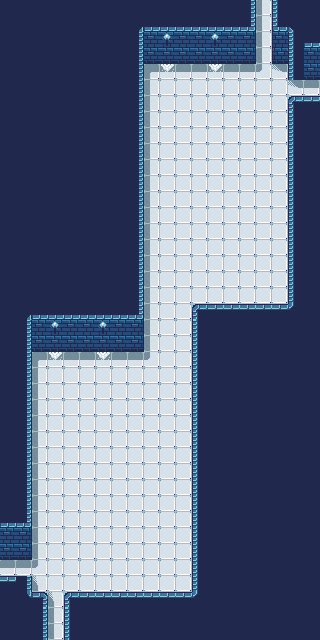

This is a level from a 2D game, rendered from its Tiled map with the project's own tilesets. A one-line summary and the map file follow, with tile-layer data summarised:
An orthogonal 20x40 tile map with 16x16 px tiles, 2 tile layers (prototype, base) and 76 objects (36x spikes_retracted, 36x spikes_activated, south_exit, north_exit, east_exit, ...).

<map version="1.10" tiledversion="1.10.2" orientation="orthogonal" renderorder="right-down" width="20" height="40" tilewidth="16" tileheight="16" infinite="0" nextlayerid="17" nextobjectid="157">
 <tileset firstgid="1" source="../FrostChill_tsx.tsx" />
 <layer id="1" name="prototype" width="20" height="40">
  <data>[800 cells, 800 non-empty, 4 distinct tile ids]</data>
 </layer>
 <layer id="14" name="base" width="20" height="40">
  <data>[800 cells, 800 non-empty, 28 distinct tile ids]</data>
 </layer>
 <objectgroup id="15" name="objects_01">
  <object id="81" name="spikes_retracted" gid="93" x="224" y="96" width="16" height="16" />
  <object id="83" name="spikes_retracted" gid="93" x="240" y="96" width="16" height="16" />
  <object id="85" name="spikes_retracted" gid="93" x="256" y="96" width="16" height="16" />
  <object id="87" name="spikes_retracted" gid="93" x="224" y="112" width="16" height="16" />
  <object id="89" name="spikes_retracted" gid="93" x="240" y="112" width="16" height="16" />
  <object id="91" name="spikes_retracted" gid="93" x="256" y="112" width="16" height="16" />
  <object id="93" name="spikes_retracted" gid="93" x="224" y="128" width="16" height="16" />
  <object id="95" name="spikes_retracted" gid="93" x="240" y="128" width="16" height="16" />
  <object id="97" name="spikes_retracted" gid="93" x="256" y="128" width="16" height="16" />
  <object id="99" name="spikes_retracted" gid="93" x="160" y="256" width="16" height="16" />
  <object id="101" name="spikes_retracted" gid="93" x="176" y="256" width="16" height="16" />
  <object id="103" name="spikes_retracted" gid="93" x="192" y="256" width="16" height="16" />
  <object id="105" name="spikes_retracted" gid="93" x="160" y="272" width="16" height="16" />
  <object id="107" name="spikes_retracted" gid="93" x="176" y="272" width="16" height="16" />
  <object id="109" name="spikes_retracted" gid="93" x="192" y="272" width="16" height="16" />
  <object id="111" name="spikes_retracted" gid="93" x="160" y="288" width="16" height="16" />
  <object id="113" name="spikes_retracted" gid="93" x="176" y="288" width="16" height="16" />
  <object id="115" name="spikes_retracted" gid="93" x="192" y="288" width="16" height="16" />
  <object id="117" name="spikes_retracted" gid="93" x="128" y="384" width="16" height="16" />
  <object id="119" name="spikes_retracted" gid="93" x="144" y="384" width="16" height="16" />
  <object id="121" name="spikes_retracted" gid="93" x="160" y="384" width="16" height="16" />
  <object id="123" name="spikes_retracted" gid="93" x="128" y="400" width="16" height="16" />
  <object id="125" name="spikes_retracted" gid="93" x="144" y="400" width="16" height="16" />
  <object id="127" name="spikes_retracted" gid="93" x="160" y="400" width="16" height="16" />
  <object id="129" name="spikes_retracted" gid="93" x="128" y="416" width="16" height="16" />
  <object id="131" name="spikes_retracted" gid="93" x="144" y="416" width="16" height="16" />
  <object id="133" name="spikes_retracted" gid="93" x="160" y="416" width="16" height="16" />
  <object id="135" name="spikes_retracted" gid="93" x="48" y="528" width="16" height="16" />
  <object id="137" name="spikes_retracted" gid="93" x="64" y="528" width="16" height="16" />
  <object id="139" name="spikes_retracted" gid="93" x="80" y="528" width="16" height="16" />
  <object id="141" name="spikes_retracted" gid="93" x="48" y="544" width="16" height="16" />
  <object id="143" name="spikes_retracted" gid="93" x="64" y="544" width="16" height="16" />
  <object id="145" name="spikes_retracted" gid="93" x="80" y="544" width="16" height="16" />
  <object id="147" name="spikes_retracted" gid="93" x="48" y="560" width="16" height="16" />
  <object id="149" name="spikes_retracted" gid="93" x="64" y="560" width="16" height="16" />
  <object id="151" name="spikes_retracted" gid="93" x="80" y="560" width="16" height="16" />
  <object id="153" name="south_exit" x="56" y="639.273">
   <point />
  </object>
  <object id="154" name="north_exit" x="263.454" y="1.455">
   <point />
  </object>
  <object id="155" name="east_exit" x="319.091" y="88">
   <point />
  </object>
  <object id="156" name="west_exit" x="1.2727" y="568.182">
   <point />
  </object>
 </objectgroup>
 <objectgroup id="16" name="objects_02">
  <object id="82" name="spikes_activated" gid="77" x="224" y="96" width="16" height="16" />
  <object id="84" name="spikes_activated" gid="77" x="240" y="96" width="16" height="16" />
  <object id="86" name="spikes_activated" gid="77" x="256" y="96" width="16" height="16" />
  <object id="88" name="spikes_activated" gid="77" x="224" y="112" width="16" height="16" />
  <object id="90" name="spikes_activated" gid="77" x="240" y="112" width="16" height="16" />
  <object id="92" name="spikes_activated" gid="77" x="256" y="112" width="16" height="16" />
  <object id="94" name="spikes_activated" gid="77" x="224" y="128" width="16" height="16" />
  <object id="96" name="spikes_activated" gid="77" x="240" y="128" width="16" height="16" />
  <object id="98" name="spikes_activated" gid="77" x="256" y="128" width="16" height="16" />
  <object id="100" name="spikes_activated" gid="77" x="160" y="256" width="16" height="16" />
  <object id="102" name="spikes_activated" gid="77" x="176" y="256" width="16" height="16" />
  <object id="104" name="spikes_activated" gid="77" x="192" y="256" width="16" height="16" />
  <object id="106" name="spikes_activated" gid="77" x="160" y="272" width="16" height="16" />
  <object id="108" name="spikes_activated" gid="77" x="176" y="272" width="16" height="16" />
  <object id="110" name="spikes_activated" gid="77" x="192" y="272" width="16" height="16" />
  <object id="112" name="spikes_activated" gid="77" x="160" y="288" width="16" height="16" />
  <object id="114" name="spikes_activated" gid="77" x="176" y="288" width="16" height="16" />
  <object id="116" name="spikes_activated" gid="77" x="192" y="288" width="16" height="16" />
  <object id="118" name="spikes_activated" gid="77" x="128" y="384" width="16" height="16" />
  <object id="120" name="spikes_activated" gid="77" x="144" y="384" width="16" height="16" />
  <object id="122" name="spikes_activated" gid="77" x="160" y="384" width="16" height="16" />
  <object id="124" name="spikes_activated" gid="77" x="128" y="400" width="16" height="16" />
  <object id="126" name="spikes_activated" gid="77" x="144" y="400" width="16" height="16" />
  <object id="128" name="spikes_activated" gid="77" x="160" y="400" width="16" height="16" />
  <object id="130" name="spikes_activated" gid="77" x="128" y="416" width="16" height="16" />
  <object id="132" name="spikes_activated" gid="77" x="144" y="416" width="16" height="16" />
  <object id="134" name="spikes_activated" gid="77" x="160" y="416" width="16" height="16" />
  <object id="136" name="spikes_activated" gid="77" x="48" y="528" width="16" height="16" />
  <object id="138" name="spikes_activated" gid="77" x="64" y="528" width="16" height="16" />
  <object id="140" name="spikes_activated" gid="77" x="80" y="528" width="16" height="16" />
  <object id="142" name="spikes_activated" gid="77" x="48" y="544" width="16" height="16" />
  <object id="144" name="spikes_activated" gid="77" x="64" y="544" width="16" height="16" />
  <object id="146" name="spikes_activated" gid="77" x="80" y="544" width="16" height="16" />
  <object id="148" name="spikes_activated" gid="77" x="48" y="560" width="16" height="16" />
  <object id="150" name="spikes_activated" gid="77" x="64" y="560" width="16" height="16" />
  <object id="152" name="spikes_activated" gid="77" x="80" y="560" width="16" height="16" />
 </objectgroup>
</map>
